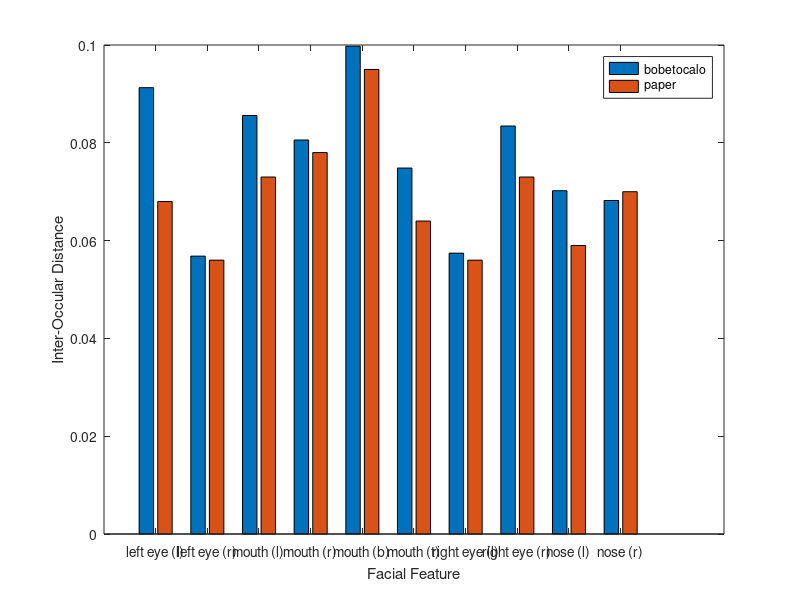
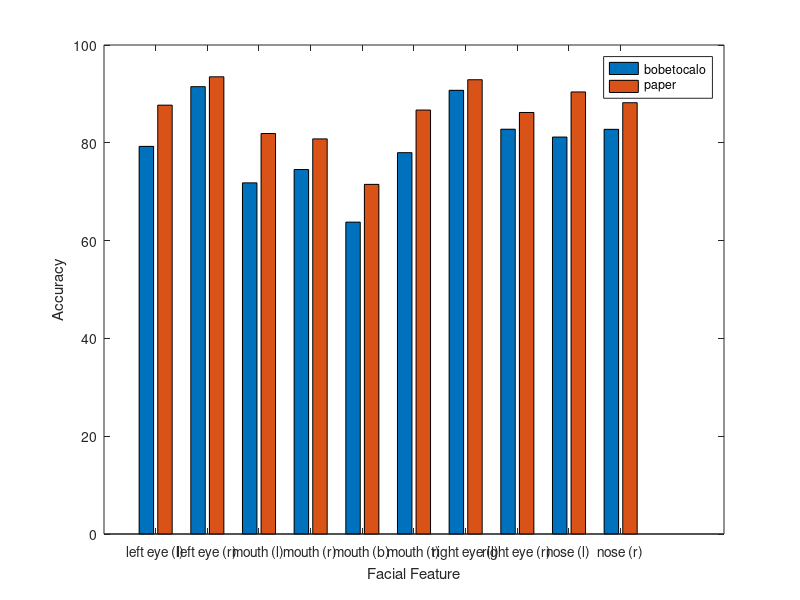

MATLAB code to generate these figures, in order:
function generate_report()
%GENERATE_REPORT Generates the mean error and accuracy reports
%   Example: generate_report()

  % Load inter-occular distance error and compute each facial-feature
  % mean error and accuracy
  error = load('errors.txt');
  avg = mean(error);
  INTER_OCCULAR_DISTANCE = 0.1;
  accuracy = (sum(error<INTER_OCCULAR_DISTANCE)/size(error, 1))*100;

  % Comparison to paper results
  x = {'left eye (l)', 'left eye (r)', 'mouth (l)', 'mouth (r)', ...
       'mouth (b)', 'mouth (t)', 'right eye (l)', 'right eye (r)', ...
       'nose (l)', 'nose (r)'};
     
  avg_paper = [0.068 0.056 0.073 0.078 0.095 0.064 0.056 0.073 0.059 0.07];
  bar([avg' avg_paper'])
  set(gca, 'XTickLabel', x)
  xlabel('Facial Feature');
  ylabel('Inter-Occular Distance');
  legend('bobetocalo','paper');
  
  accuracy_paper = [87.7 93.5 81.9 80.8 71.5 86.7 92.9 86.2 90.4 88.2];
  figure, bar([accuracy' accuracy_paper'])
  set(gca, 'XTickLabel', x)
  xlabel('Facial Feature');
  ylabel('Accuracy');
  legend('bobetocalo','paper');
end